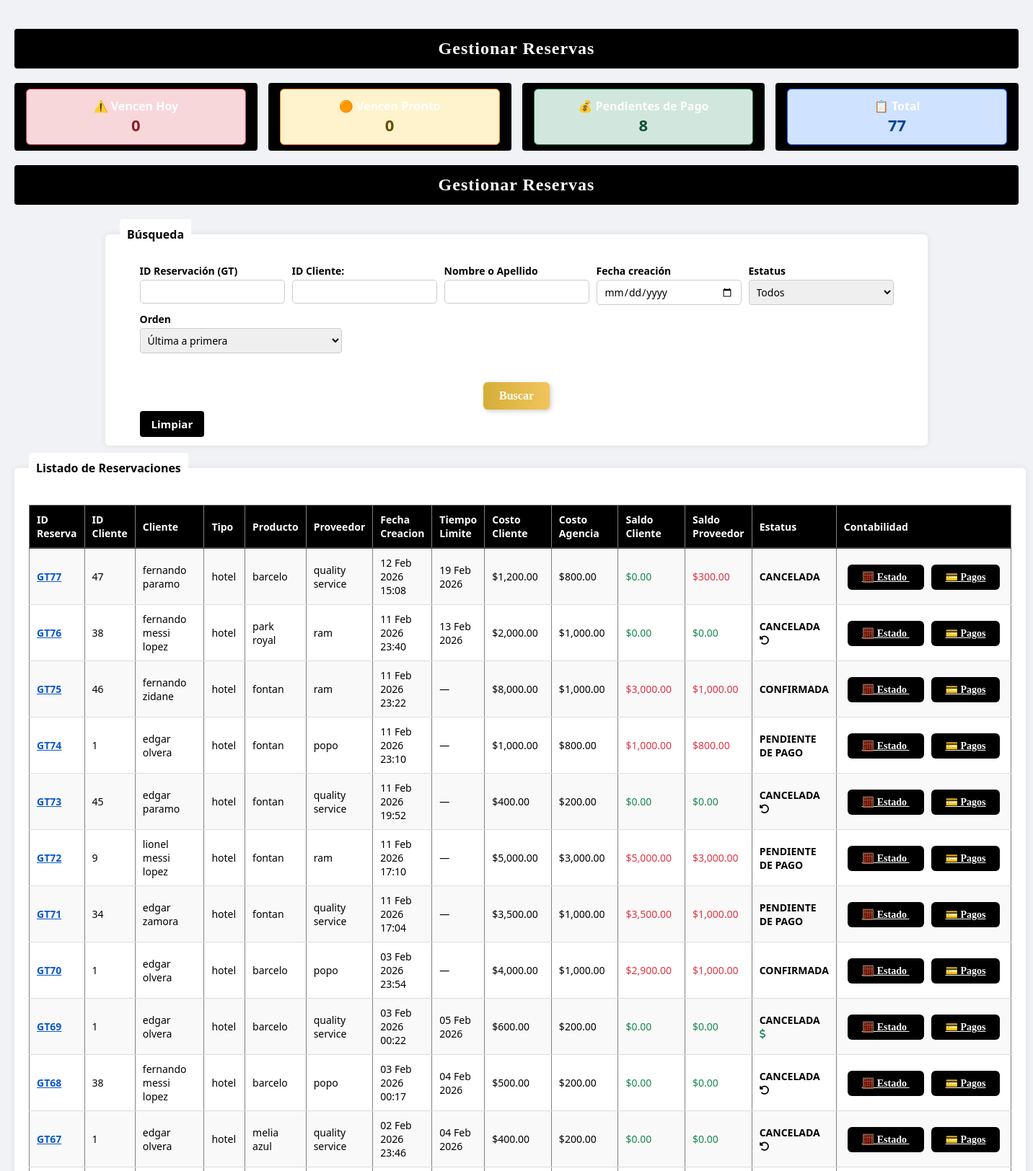
/gestionar_reservas (signed in, upper part), run on the app's committed database.
### tables this page shows
CREATE TABLE reservacion_hotel (
    id INTEGER PRIMARY KEY AUTOINCREMENT,
    reservacion_id INTEGER,
    ciudad TEXT,
    fecha_entrada TEXT,
    fecha_salida TEXT,
    habitaciones INTEGER,
    tipo_habitacion TEXT,
    menores INTEGER,
    plan TEXT,
    tiempo_limite TEXT,
    observaciones TEXT,
    clave_proveedor TEXT,
    clave_hotel TEXT,
    observacion_pagos TEXT
, hotel TEXT);

CREATE TABLE reservaciones (
    id INTEGER PRIMARY KEY AUTOINCREMENT,
    fecha_creacion TEXT,
    cliente_id INTEGER,
    tipo_reservacion TEXT,
    descripcion TEXT,
    proveedor TEXT,
    costo_cliente REAL,
    costo_proveedor REAL,
    utilidad REAL,
    estatus TEXT
, producto_reservado TEXT, devolucion_cliente REAL DEFAULT 0, saldo_a_favor REAL DEFAULT 0, penalidad_proveedor REAL DEFAULT 0, penalidad_agencia REAL DEFAULT 0);

CREATE TABLE clientes (
    id INTEGER PRIMARY KEY AUTOINCREMENT,
    nombre TEXT,
    apellidos TEXT,
    celular TEXT,
    referencia TEXT
, email TEXT);

### app.py (the view)
@app.route("/gestionar_reservas")
def gestionar_reservas():
    if "usuario" not in session:
        return redirect(url_for("login"))
    conn = sqlite3.connect("agencia.db")
    conn.row_factory = sqlite3.Row
    cursor = conn.cursor()
    id_reserva = request.args.get("id_reserva")
    id_cliente = request.args.get("id_cliente", "").strip()
    nombre = request.args.get("nombre")
    fecha = request.args.get("fecha")
    estatus_filtro = request.args.get("estatus")
    orden = request.args.get("orden", "desc")
    where = []
    params = []
    if id_reserva:
        where.append("r.id = ?")
        params.append(id_reserva)
    if id_cliente.isdigit():
        where.append("c.id = ?")
        params.append(int(id_cliente))
    if nombre:
        where.append("(c.nombre LIKE ? OR c.apellidos LIKE ?)")
        params.extend([f"%{nombre}%", f"%{nombre}%"])
    if fecha:
        where.append("DATE(r.fecha_creacion) = ?")
        params.append(fecha)
    where_sql = ""
    if where:
        where_sql = " WHERE " + " AND ".join(where)
    orden_sql = "ASC" if orden == "asc" else "DESC"
    cursor.execute(f"""
        SELECT
            r.id AS id_reserva,
            c.id AS id_cliente,
            c.nombre || ' ' || c.apellidos AS cliente,
            r.tipo_reservacion,
            r.producto_reservado,
            r.proveedor,
            r.fecha_creacion,
            h.tiempo_limite AS tiempo_limite_hotel,
            r.costo_cliente,
            r.costo_proveedor AS costo_agencia,
            r.estatus,
            r.saldo_a_favor AS saldo_a_favor,
            r.devolucion_cliente,
            IFNULL(f.pagado_cliente, 0) AS pagado_cliente,
            IFNULL(f.pagado_proveedor, 0) AS pagado_proveedor,
            IFNULL(f.saldo_cliente, 0) AS saldo_cliente,
            IFNULL(f.saldo_proveedor, 0) AS saldo_proveedor,

            -- CAMPOS DE AVION
            a.aerolinea,
            a.vuelo,
            a.tipo_vuelo,
            a.fecha_salida,
            a.hora_salida,
            a.hora_llegada,
            a.fecha_regreso,
            a.hora_regreso,
            a.hora_llegada_regreso,
            a.origen,
            a.destino,
            a.tiene_escala,
            a.ciudad_escala,
            a.hora_salida_escala,
            a.destino_escala,
            a.hora_llegada_escala,
            a.tiempo_limite AS tiempo_limite_avion,
            a.clave_proveedor AS clave_proveedor_avion,
            a.clave_aerolinea,
            a.observaciones AS observaciones_avion



        FROM reservaciones r
        JOIN clientes c ON r.cliente_id = c.id
        LEFT JOIN reservacion_hotel h ON r.id = h.reservacion_id
        LEFT JOIN reservacion_avion a ON r.id = a.reservacion_id
        LEFT JOIN vista_estado_financiero_reserva f
           ON f.reservacion_id = r.id
        {where_sql}
        ORDER BY r.fecha_creacion {orden_sql}
    """, params)
    filas = cursor.fetchall()
    conn.close()
    reservas_final = []
    hoy = datetime.now().date()
    for r in filas:
        producto = r["producto_reservado"] if r["producto_reservado"] else "-"
        costo_cliente = float(r["costo_cliente"] or 0)
        costo_agencia = float(r["costo_agencia"] or 0)
        pagado_cliente = float(r["pagado_cliente"] or 0)
        pagado_proveedor = float(r["pagado_proveedor"] or 0)
        saldo_cliente = float(r["saldo_cliente"] or 0)
        saldo_proveedor = float(r["saldo_proveedor"] or 0)
        tiempo_limite = None
        if r["tipo_reservacion"] == "hotel":
            tiempo_limite = r["tiempo_limite_hotel"]
        elif r["tipo_reservacion"] == "avion":
            tiempo_limite = r["tiempo_limite_avion"]  # Avión usa fecha_salida como referencia
        if tiempo_limite:
            try:
                tiempo_limite = datetime.strptime(tiempo_limite, "%Y-%m-%dT%H:%M").date()
            except:
                try:
                    tiempo_limite = datetime.strptime(tiempo_limite, "%Y-%m-%d").date()
                except:
                    tiempo_limite = None
        if r["estatus"] == "cancelada":
            estatus = "CANCELADA"
        elif tiempo_limite and hoy > tiempo_limite:
            estatus = "CANCELADA"
        elif saldo_cliente <= 0:
            estatus = "PAGADA"
        elif pagado_cliente > 0:
            estatus = "CONFIRMADA"
        else:
            estatus = "PENDIENTE DE PAGO"
        alerta_vencimiento = None
        if tiempo_limite and estatus not in ("PAGADA", "CANCELADA"):
            dias_restantes = (tiempo_limite - hoy).days
            if dias_restantes == 0:
                alerta_vencimiento = "HOY"
            elif 0 < dias_restantes <= 3:
                alerta_vencimiento = "PROXIMO"
        reservas_final.append({
            "id_reserva": r["id_reserva"],
            "id_cliente": r["id_cliente"],
            "cliente": r["cliente"],
            "tipo_reservacion": r["tipo_reservacion"],
            "producto": producto,
            "producto_reservado": r["producto_reservado"],
            "proveedor": r["proveedor"],
            "fecha_creacion": r["fecha_creacion"],
            "tiempo_limite": tiempo_limite,
            "costo_cliente": costo_cliente,
            "costo_agencia": float(r["costo_agencia"] or 0),
            "saldo_cliente": saldo_cliente,
            "saldo_proveedor": saldo_proveedor,
            "saldo_a_favor": float(r["saldo_a_favor"] or 0),
            "devolucion_cliente": float(r["devolucion_cliente"] or 0),
            "estatus_calculado": estatus,
            "alerta_vencimiento": alerta_vencimiento
        })
    if estatus_filtro and estatus_filtro.upper() != "TODAS":
        estatus_filtro = estatus_filtro.upper()
        reservas_final = [
            r for r in reservas_final
            if r["estatus_calculado"] == estatus_filtro
        ]
    vencen_hoy = 0
    vencen_pronto = 0
    pendientes_pago = 0
    total_reservas = len(reservas_final)
    for r in reservas_final:
        if r["alerta_vencimiento"] == "HOY":
            vencen_hoy += 1
        elif r["alerta_vencimiento"] == "PROXIMO":
            vencen_pronto += 1
        if r["estatus_calculado"] == "PENDIENTE DE PAGO":
            pendientes_pago += 1
    return render_template(
        "gestionar_reservas.html",
        reservas=reservas_final,
        vencen_hoy=vencen_hoy,
        vencen_pronto=vencen_pronto,
        pendientes_pago=pendientes_pago,
        total_reservas=total_reservas
    )

### app.py (called while the page is built)
@app.template_filter("fecha_corta")
def fecha_corta(valor):
    if not valor:
        return "—"
    if isinstance(valor, (datetime, date)):
        return valor.strftime("%d %b %Y %H:%M") if isinstance(valor, datetime) else valor.strftime("%d %b %Y")
    formatos = [
        "%Y-%m-%d %H:%M:%S",
        "%Y-%m-%d %H:%M",
        "%Y-%m-%dT%H:%M",
        "%Y-%m-%d"
    ]
    for f in formatos:
        try:
            fecha = datetime.strptime(valor, f)
            return fecha.strftime("%d %b %Y %H:%M")
        except:
            pass
    return valor

### templates/gestionar_reservas.html (shortened to what this page needs)
<!DOCTYPE html>
<html lang="es">
<head>
<link href="https://cdnjs.cloudflare.com/ajax/libs/font-awesome/6.5.0/css/all.min.css" rel="stylesheet">
    <link rel="stylesheet" href="{{ url_for('static', filename='style.css') }}">
</head>
<body>
<h2>Gestionar Reservas</h2>
<div style="display:flex; gap:15px; margin-bottom:20px;">
    <a href="{{ url_for('gestionar_reservas', estatus='TODAS', filtro='hoy') }}" style="text-decoration: none; flex:1;">
        <div style="padding:12px; border:1px solid #dc3545; background:#f8d7da; border-radius:6px; text-align:center;">
            <strong>⚠️ Vencen Hoy</strong><br>
            <span style="font-size:22px; color:#842029;">{{ vencen_hoy }}</span>
        </div>
    </a>
    <a href="{{ url_for('gestionar_reservas', estatus='TODAS', filtro='pronto') }}" style="text-decoration: none; flex:1;">
        <div style="padding:12px; border:1px solid #fd7e14; background:#fff3cd; border-radius:6px; text-align:center;">
            <strong>🟠 Vencen Pronto</strong><br>
            <span style="font-size:22px; color:#664d03;">{{ vencen_pronto }}</span>
        </div>
    </a>
    <a href="{{ url_for('gestionar_reservas', estatus='PENDIENTE DE PAGO') }}" style="text-decoration: none; flex:1;">
        <div style="padding:12px; border:1px solid #198754; background:#d1e7dd; border-radius:6px; text-align:center;">
            <strong>💰 Pendientes de Pago</strong><br>
            <span style="font-size:22px; color:#0f5132;">{{ pendientes_pago }}</span>
        </div>
    </a>
    <a href="{{ url_for('gestionar_reservas') }}" style="text-decoration: none; flex:1;">
        <div style="padding:12px; border:1px solid #0d6efd; background:#cfe2ff; border-radius:6px; text-align:center;">
            <strong>📋 Total</strong><br>
            <span style="font-size:22px; color:#084298;">{{ total_reservas }}</span>
        </div>
    </a>
</div>
<h2>Gestionar Reservas</h2>
<fieldset>
    <legend>Búsqueda</legend>
    <form method="GET">
        <div class="row">
            <div class="col">
                <label>ID Reservación (GT)</label>
                <input type="number" name="id_reserva" value="{{ request.args.get('id_reserva','') }}">
            </div>
            <div class="col">
                 <label>ID Cliente:</label>
                <input type="number" name="id_cliente" value="{{ request.args.get('cliente_id','') }}">
            </div>
            <div class="col">
                <label>Nombre o Apellido</label>
                <input type="text" name="nombre" value="{{ request.args.get('nombre','') }}">
            </div>
            <div class="col">
                <label>Fecha creación</label>
                <input type="date" name="fecha" value="{{ request.args.get('fecha','') }}">
            </div>
            <div class="col">
                <label>Estatus</label>
                <select name="estatus">
                    <option value="">Todos</option>
                </select>
            </div>
            <div class="col">
                <label>Orden</label>
                <select name="orden">
                    <option value="desc" {% if request.args.get('orden')=='desc' %}selected{% endif %}>Última a primera</option>
                </select>
            </div>
        </div>
        <br>
        <button type="submit">Buscar</button>
        <a href="{{ url_for('gestionar_reservas') }}">Limpiar</a>
    </form>
</fieldset>
<fieldset>
    <legend>Listado de Reservaciones</legend>
    {% if reservas %}
    <table border="1" cellpadding="6" cellspacing="0">
        <tr>
            <th>ID Reserva</th>
            <th>ID Cliente</th>
            <th>Cliente</th>
            <th>Tipo</th>
            <th>Producto</th>
            <th>Proveedor</th>
            <th>Fecha Creacion</th>
            <th>Tiempo Limite</th>
            <th>Costo Cliente</th>
            <th>Costo Agencia</th>
            <th>Saldo Cliente</th>
            <th>Saldo Proveedor</th>
            <th>Estatus</th>
            <th>Contabilidad</th>
        </tr>
        {% for r in reservas %}
<tr>
    <td>
        <a href="{{ url_for('detalle_reservacion', reservacion_id=r.id_reserva) }}"
           style="color:#0a58ca; font-weight:bold;">
           GT{{ r.id_reserva }}
        </a>
    </td>
    <td>{{ r.id_cliente }}</td>
    <td>{{ r.cliente }}</td>
    <td>{{ r.tipo_reservacion }}</td>
    <td>{{ r.producto }}</td>
    <td>{{ r.proveedor }}</td>
    <td>{{ r.fecha_creacion | fecha_corta }}</td>
    <td>
    {% if r.tiempo_limite %}
        {% if r.alerta_vencimiento == "HOY" %}
            <span style="color:#dc3545; font-weight:bold;">
                ⚠️ {{ r.tiempo_limite | fecha_corta }}
            </span>
        {% elif r.alerta_vencimiento == "PROXIMO" %}
            <span style="color:#fd7e14; font-weight:bold;">
                ⚠️ {{ r.tiempo_limite | fecha_corta }}
            </span>
        {% else %}
            {{ r.tiempo_limite | fecha_corta }}
        {% endif %}
    {% else %}
        —
    {% endif %}
</td>
    <td>${{ "{:,.2f}".format(r.costo_cliente) }}</td>
    <td>${{ "{:,.2f}".format(r.costo_agencia) }}</td>
    <td>
        {% if r.saldo_cliente > 0 %}
            <span style="color:#dc3545;">
                ${{ "{:,.2f}".format(r.saldo_cliente) }}
            </span>
        {% else %}
            <span style="color:#198754;">$0.00</span>
        {% endif %}
    </td>
    <td>
    {% if r.saldo_proveedor > 0 %}
        <span style="color:#dc3545;">
            ${{ "{:,.2f}".format(r.saldo_proveedor) }}
        </span>
    {% else %}
        <span style="color:#198754;">$0.00</span>
    {% endif %}
    </td>
<td>
  <strong>{{ r.estatus_calculado | upper }}</strong>
  {% if r.estatus_calculado == 'CANCELADA' %}
  {% if r.saldo_a_favor > 0 %}
    <i class="fas fa-dollar-sign text-success" title="Saldo a favor del cliente"></i>
  {% elif r.devolucion_cliente > 0 %}
    <i class="fas fa-undo-alt text-warning" title="Devolución al cliente"></i>
  {% endif %}
{% endif %}
</td>
    <td style="white-space: nowrap;">
    <a href="{{ url_for('estado_financiero_reservacion', reservacion_id=r.id_reserva) }}"
       class="btn btn-sm btn-outline-primary">
        🧮 Estado
    </a>
    <a href="{{ url_for('pagos_reservacion', reservacion_id=r.id_reserva) }}"
       class="btn btn-sm btn-outline-success">
        💳 Pagos
    </a>
</td>
</tr>
{% endfor %}
    </table>
    {% else %}
        <p>No se encontraron reservaciones.</p>
    {% endif %}
</fieldset>
<br>
</body>
</html>

### templates/gestionar_reservas.html (style rules this page uses)
body { font-family: 'Segoe UI', Tahoma, Geneva, Verdana, sans-serif; margin: 0; background-color: #ffffff; }
h2, h3, legend { color: #333; padding: 10px; margin-top: 20px; }
fieldset { border: none; background-color: #fff; padding: 20px; border-radius: 6px; box-shadow: 0 0 10px rgba(0,0,0,0.08); }
legend { font-weight: bold; }
.row { display: flex; flex-wrap: wrap; gap: 10px; }
.col { flex: 1; min-width: 180px; }
input[type="text"], input[type="number"], input[type="date"], select { width: 100%; padding: 8px; border: 1px solid #ccc; border-radius: 4px; }
button, a[href*="gestionar_reservas"] { background-color: #f3f3f0; color: #0e0202 !important; border: none; padding: 8px 16px; border-radius: 4px; text-decoration: none; cursor: pointer; font-weight: bold; }
table { width: 100%; border-collapse: collapse; margin-top: 10px; font-size: 14px; background-color: #fff; }
th { background-color: #000; color: white; padding: 10px; text-align: left; font-weight: bold; border-bottom: 2px solid #444; }
td { padding: 10px; border-bottom: 1px solid #ddd; }
tr:nth-child(even) { background-color: #f9f9f9; }
.text-success { color: #198754 !important; }

### data on the page
reservacion_hotel: id_reserva "77", id_cliente "47", cliente "fernando paramo", tipo_reservacion "hotel", producto "barcelo", proveedor "quality service", fecha_creacion|fecha_corta "12 Feb 2026 15:08", tiempo_limite|fecha_corta "19 Feb 2026", shows "$0.00", saldo_proveedor "300.00", estatus_calculado "CANCELADA"
reservaciones: costo_cliente "1,200.00", costo_agencia "800.00"
reservacion_hotel: id_reserva "76", id_cliente "38", cliente "fernando messi lopez", tipo_reservacion "hotel", producto "park royal", proveedor "ram", fecha_creacion|fecha_corta "11 Feb 2026 23:40", tiempo_limite|fecha_corta "13 Feb 2026", shows "$0.00", estatus_calculado "CANCELADA"
reservaciones: costo_cliente "2,000.00", costo_agencia "1,000.00"
reservaciones: id_reserva "75", id_cliente "46", cliente "fernando zidane", tipo_reservacion "hotel", producto "fontan", proveedor "ram", fecha_creacion|fecha_corta "11 Feb 2026 23:22", costo_cliente "8,000.00", costo_agencia "1,000.00", saldo_cliente "3,000.00", saldo_proveedor "1,000.00", estatus_calculado "CONFIRMADA"
reservaciones: id_reserva "74", id_cliente "1", cliente "edgar olvera", tipo_reservacion "hotel", producto "fontan", proveedor "popo", fecha_creacion|fecha_corta "11 Feb 2026 23:10", costo_cliente "1,000.00", costo_agencia "800.00", saldo_cliente "1,000.00", saldo_proveedor "800.00", estatus_calculado "PENDIENTE DE PAGO"
reservaciones: id_reserva "73", id_cliente "45", cliente "edgar paramo", tipo_reservacion "hotel", producto "fontan", proveedor "quality service", fecha_creacion|fecha_corta "11 Feb 2026 19:52", costo_cliente "400.00", costo_agencia "200.00", shows "$0.00", estatus_calculado "CANCELADA", saldo_a_favor 0 (drawn)
reservaciones: id_reserva "72", id_cliente "9", cliente "lionel messi lopez", tipo_reservacion "hotel", producto "fontan", proveedor "ram", fecha_creacion|fecha_corta "11 Feb 2026 17:10", costo_cliente "5,000.00", costo_agencia "3,000.00", saldo_cliente "5,000.00", saldo_proveedor "3,000.00", estatus_calculado "PENDIENTE DE PAGO"
reservaciones: id_reserva "71", id_cliente "34", cliente "edgar zamora", tipo_reservacion "hotel", producto "fontan", proveedor "quality service", fecha_creacion|fecha_corta "11 Feb 2026 17:04", costo_cliente "3,500.00", costo_agencia "1,000.00", saldo_cliente "3,500.00", saldo_proveedor "1,000.00", estatus_calculado "PENDIENTE DE PAGO"
reservaciones: id_reserva "70", id_cliente "1", cliente "edgar olvera", tipo_reservacion "hotel", producto "barcelo", proveedor "popo", fecha_creacion|fecha_corta "03 Feb 2026 23:54", costo_cliente "4,000.00", costo_agencia "1,000.00", saldo_cliente "2,900.00", saldo_proveedor "1,000.00", estatus_calculado "CONFIRMADA"
reservacion_hotel: id_reserva "69", id_cliente "1", cliente "edgar olvera", tipo_reservacion "hotel", producto "barcelo", proveedor "quality service", fecha_creacion|fecha_corta "03 Feb 2026 00:22", tiempo_limite|fecha_corta "05 Feb 2026", shows "$0.00", estatus_calculado "CANCELADA"
reservaciones: costo_cliente "600.00", costo_agencia "200.00"
reservacion_hotel: id_reserva "68", id_cliente "38", cliente "fernando messi lopez", tipo_reservacion "hotel", producto "barcelo", proveedor "popo", fecha_creacion|fecha_corta "03 Feb 2026 00:17", tiempo_limite|fecha_corta "04 Feb 2026", shows "$0.00", estatus_calculado "CANCELADA"
reservaciones: costo_cliente "500.00", costo_agencia "200.00"
reservacion_hotel: id_reserva "67", id_cliente "1", cliente "edgar olvera", tipo_reservacion "hotel", producto "melia azul", proveedor "quality service", fecha_creacion|fecha_corta "02 Feb 2026 23:46", tiempo_limite|fecha_corta "04 Feb 2026", shows "$0.00", estatus_calculado "CANCELADA"
reservaciones: costo_cliente "400.00", costo_agencia "200.00"

### other printed values
{{ vencen_hoy }} "0"
{{ vencen_pronto }} "0"
{{ pendientes_pago }} "8"
{{ total_reservas }} "77"
